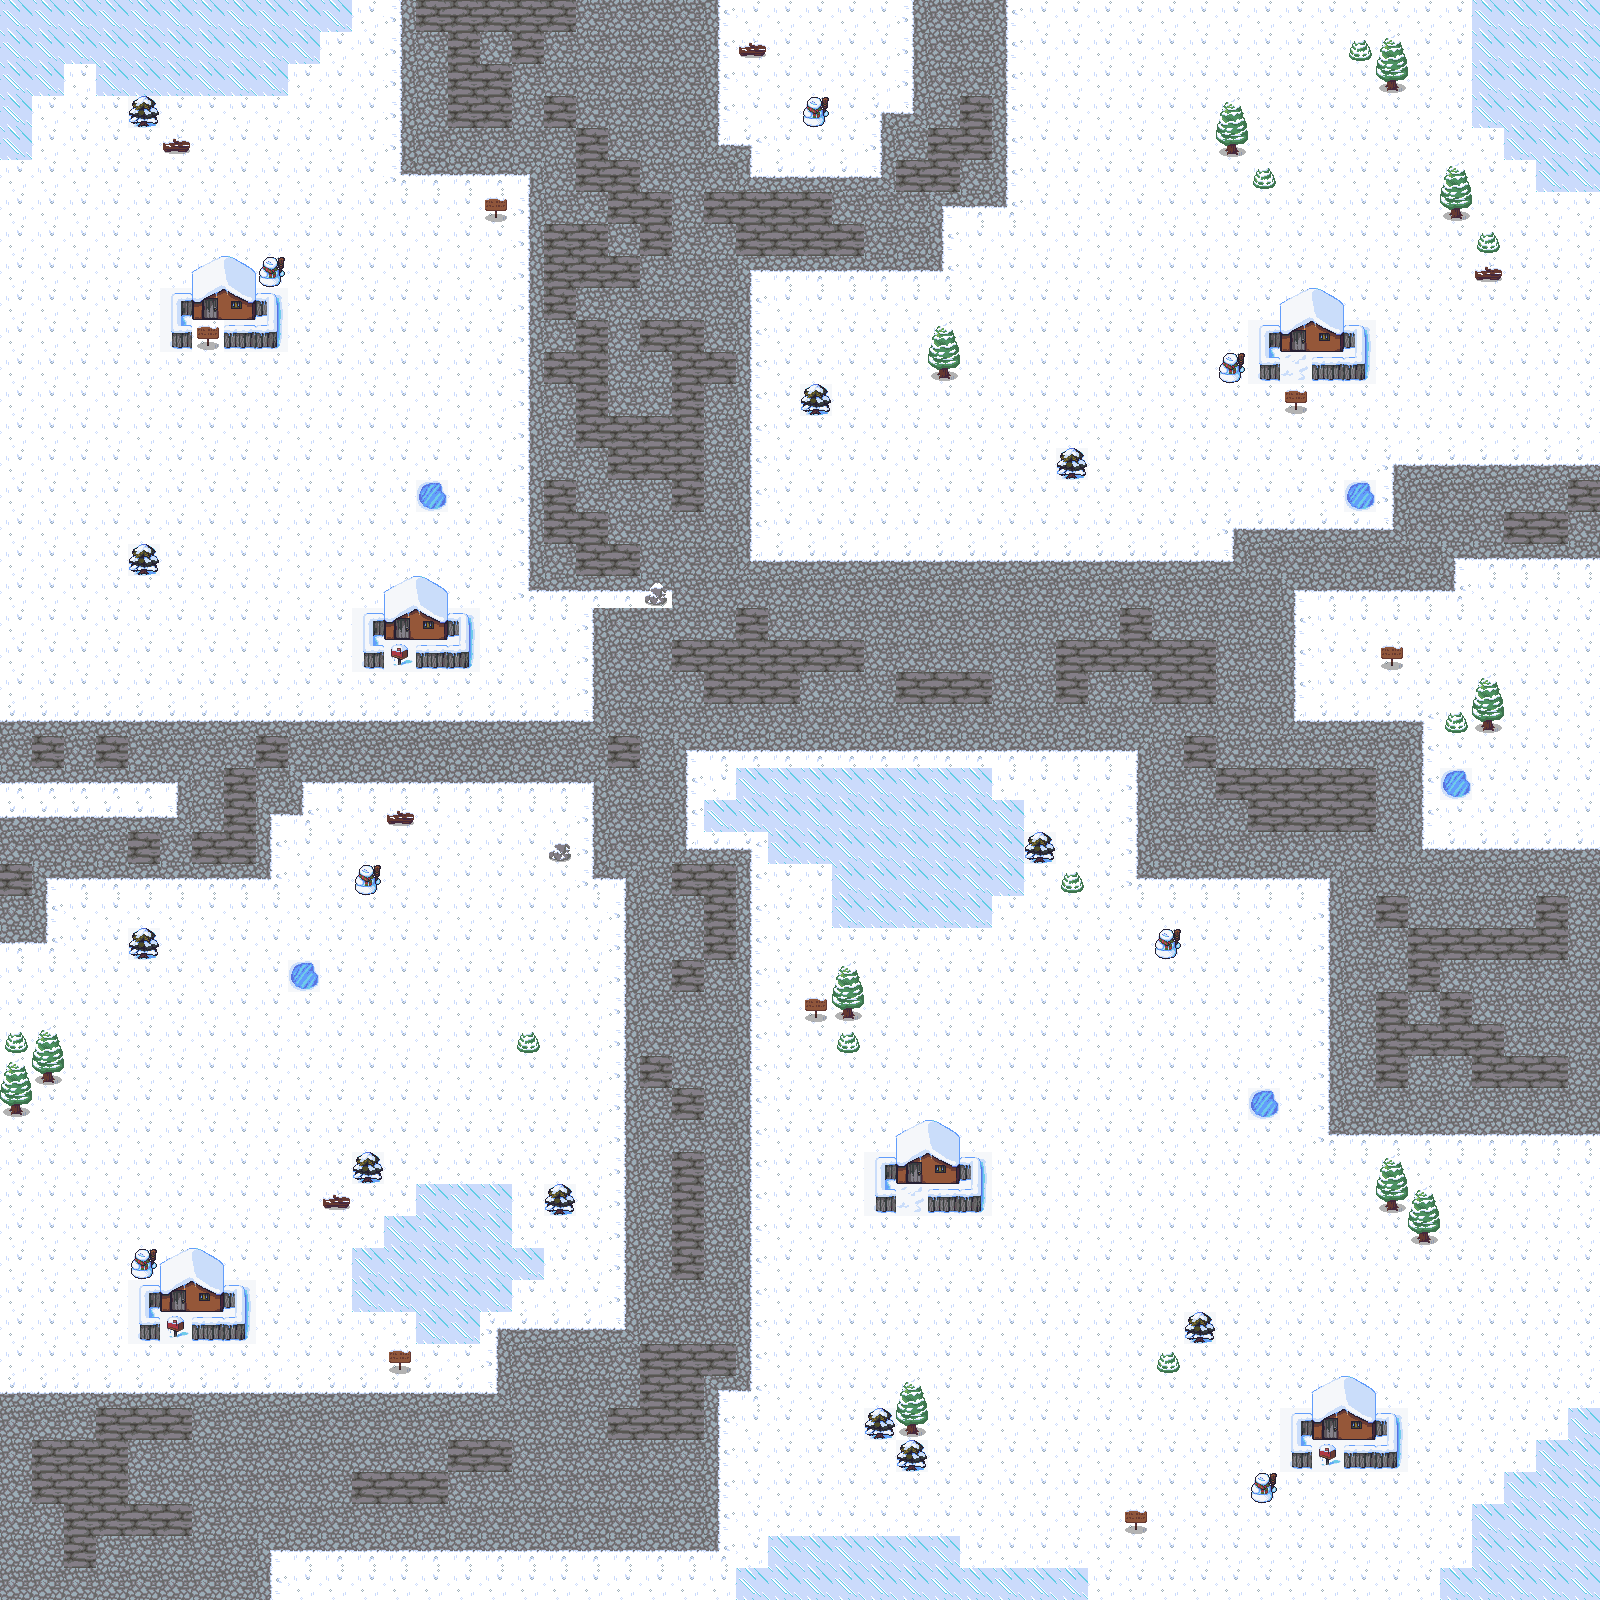

A 2D game scene composited from a Tiled map and its tileset images. What follows is a short description and the map's XML, with each tile layer's data collapsed to a summary:
An orthogonal 50x50 tile map with 32x32 px tiles, 2 tile layers (Tile Layer 1, Tile Layer 2), 2 tilesets.

<map version="1.10" tiledversion="1.11.2" orientation="orthogonal" renderorder="right-down" width="50" height="50" tilewidth="32" tileheight="32" infinite="0" nextlayerid="5" nextobjectid="1">
 <tileset firstgid="1" source="IceTileset.tsx" />
 <tileset firstgid="181" source="winter-tileset-db32.tsx" />
 <layer id="1" name="Tile Layer 1" width="50" height="50">
  <data>[2500 cells, 2500 non-empty, 16 distinct tile ids]</data>
 </layer>
 <layer id="3" name="Tile Layer 2" width="50" height="50">
  <data>[2500 cells, 127 non-empty, 20 distinct tile ids]</data>
 </layer>
</map>
